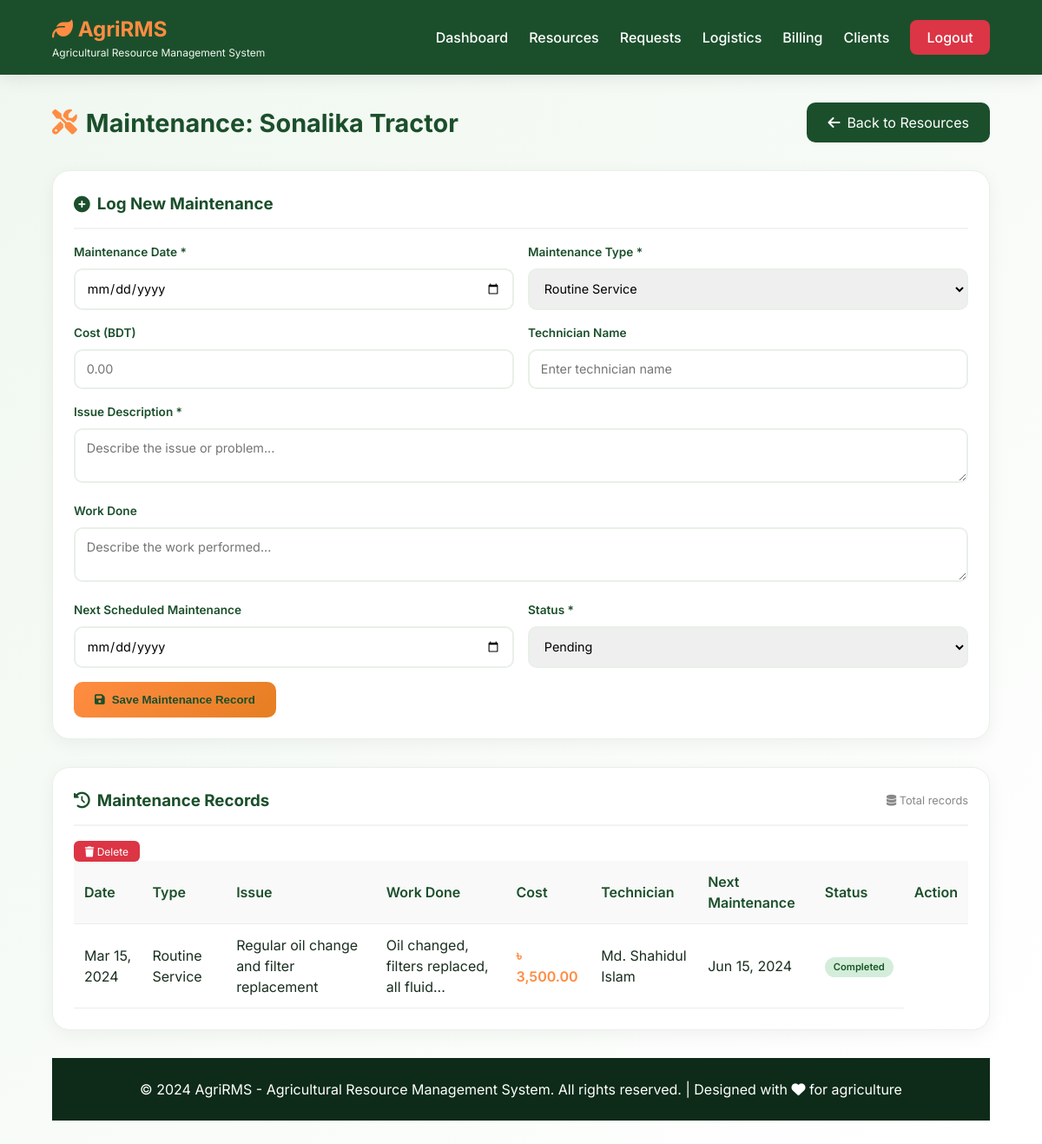
The app's page /admin/maintenance.php?resource_id=1 (signed in) with its own data.
### tables this page shows
CREATE TABLE `resources` (
  `id` int(11) NOT NULL AUTO_INCREMENT,
  `name` varchar(100) NOT NULL,
  `model` varchar(100) NOT NULL,
  `type` enum('Tractor','Soil Cultivation','Planting','Irrigation','Harvesting','Hay Making','Loading','Fertilizer Dispenser','Produce Sorter','Post Harvest') NOT NULL,
  `category` varchar(50) NOT NULL,
  `description` text DEFAULT NULL,
  `manufacturer` varchar(100) DEFAULT NULL,
  `manufacturing_year` year DEFAULT NULL,
  `horsepower` int(11) DEFAULT NULL,
  `fuel_type` enum('Diesel','Petrol','Electric','Solar','Manual') DEFAULT 'Diesel',
  `daily_rate` decimal(10,2) NOT NULL,
  `weekly_rate` decimal(10,2) DEFAULT NULL,
  `monthly_rate` decimal(10,2) DEFAULT NULL,
  `security_deposit` decimal(10,2) NOT NULL DEFAULT 5000.00,
  `status` enum('Available','Rented','Under Maintenance','Out of Service') DEFAULT 'Available',
  `quantity` int(11) NOT NULL DEFAULT 1,
  `image_url` varchar(255) DEFAULT NULL,
  `created_at` timestamp NOT NULL DEFAULT current_timestamp(),
  `updated_at` timestamp NOT NULL DEFAULT current_timestamp() ON UPDATE current_timestamp(),
  PRIMARY KEY (`id`)
);

CREATE TABLE `maintenance` (
  `id` int(11) NOT NULL AUTO_INCREMENT,
  `resource_id` int(11) NOT NULL,
  `maintenance_type` enum('Routine Service','Repair','Overhaul','Inspection','Part Replacement') NOT NULL,
  `maintenance_date` date NOT NULL,
  `next_maintenance_date` date DEFAULT NULL,
  `issue_description` text NOT NULL,
  `work_done` text DEFAULT NULL,
  `cost` decimal(10,2) NOT NULL,
  `technician` varchar(100) DEFAULT NULL,
  `status` enum('Pending','In Progress','Completed','Cancelled') DEFAULT 'Pending',
  `created_at` timestamp NOT NULL DEFAULT current_timestamp(),
  `updated_at` timestamp NOT NULL DEFAULT current_timestamp() ON UPDATE current_timestamp(),
  PRIMARY KEY (`id`),
  KEY `resource_id` (`resource_id`),
  FOREIGN KEY (`resource_id`) REFERENCES `resources` (`id`) ON DELETE CASCADE
);

### admin/maintenance.php (the view, shortened to what this page needs)
<?php
include '../database.php';
$resource_id = isset($_GET['resource_id']) ? (int)$_GET['resource_id'] : 0;
$resource_query = mysqli_query($conn, "SELECT * FROM resources WHERE id = $resource_id");
$resource = mysqli_fetch_assoc($resource_query);
$maintenance_query = mysqli_query($conn, "SELECT * FROM maintenance WHERE resource_id = $resource_id ORDER BY maintenance_date DESC");
?>
<!DOCTYPE html>
<html lang="en">
<head>
    <link rel="stylesheet" href="https://cdnjs.cloudflare.com/ajax/libs/font-awesome/6.4.0/css/all.min.css">
</head>
<body>
    <header class="header">
        <div class="logo">
            <h2><i class="fas fa-leaf"></i> AgriRMS</h2>
            <p>Agricultural Resource Management System</p>
        </div>
        <nav class="nav-links">
            <a href="dashboard.php">Dashboard</a>
            <a href="resources.php">Resources</a>
            <a href="service_requests.php">Requests</a>
            <a href="logistics.php">Logistics</a>
            <a href="billing.php">Billing</a>
            <a href="clients.php">Clients</a>
            <a href="../logout.php" class="btn-logout">Logout</a>
        </nav>
    </header>
    <div class="main-content">
        <div class="container">
            <div class="page-header">
                <h1>
                    <i class="fas fa-tools"></i>
                    Maintenance: <?php echo htmlspecialchars($resource['name']); ?>
                </h1>
                <a href="resources.php" class="btn-back">
                    <i class="fas fa-arrow-left"></i> Back to Resources
                </a>
            </div>
            <div class="card">
                <div class="card-header">
                    <h3><i class="fas fa-plus-circle"></i> Log New Maintenance</h3>
                </div>
                <form method="POST">
                    <div class="form-row">
                        <div class="form-group">
                            <label>Maintenance Date *</label>
                            <input type="date" name="maintenance_date" required>
                        </div>
                        <div class="form-group">
                            <label>Maintenance Type *</label>
                            <select name="maintenance_type" required>
                                <option value="Routine Service">Routine Service</option>
                            </select>
                        </div>
                    </div>
                    <div class="form-row">
                        <div class="form-group">
                            <label>Cost (BDT)</label>
                            <input type="number" step="0.01" name="cost" placeholder="0.00">
                        </div>
                        <div class="form-group">
                            <label>Technician Name</label>
                            <input type="text" name="technician" placeholder="Enter technician name">
                        </div>
                    </div>
                    <div class="form-group">
                        <label>Issue Description *</label>
                        <textarea name="issue_description" rows="2" required placeholder="Describe the issue or problem..."></textarea>
                    </div>
                    <div class="form-group">
                        <label>Work Done</label>
                        <textarea name="work_done" rows="2" placeholder="Describe the work performed..."></textarea>
                    </div>
                    <div class="form-row">
                        <div class="form-group">
                            <label>Next Scheduled Maintenance</label>
                            <input type="date" name="next_maintenance_date">
                        </div>
                        <div class="form-group">
                            <label>Status *</label>
                            <select name="status" required>
                                <option value="Pending">Pending</option>
                            </select>
                        </div>
                    </div>
                    <button type="submit" name="add_maintenance" class="btn-submit">
                        <i class="fas fa-save"></i> Save Maintenance Record
                    </button>
                </form>
            </div>
            <div class="card">
                <div class="card-header">
                    <h3><i class="fas fa-history"></i> Maintenance Records</h3>
                    <span style="font-size: 0.8rem; color: #888;">
                        <i class="fas fa-database"></i> Total records
                    </span>
                </div>
                <div style="overflow-x: auto;">
                    <?php if($maintenance_query && mysqli_num_rows($maintenance_query) > 0): ?>
                    <table>
                        <thead>
                            <tr>
                                <th>Date</th>
                                <th>Type</th>
                                <th>Issue</th>
                                <th>Work Done</th>
                                <th>Cost</th>
                                <th>Technician</th>
                                <th>Next Maintenance</th>
                                <th>Status</th>
                                <th>Action</th>
                            </tr>
                        </thead>
                        <tbody>
                            <?php while($row = mysqli_fetch_assoc($maintenance_query)): ?>
                            <tr>
                                <td><?php echo date('M d, Y', strtotime($row['maintenance_date'])); ?></td>
                                <td><?php echo htmlspecialchars($row['maintenance_type']); ?></td>
                                <td><?php echo htmlspecialchars(substr($row['issue_description'], 0, 50)) . (strlen($row['issue_description']) > 50 ? '...' : ''); ?></td>
                                <td><?php echo $row['work_done'] ? htmlspecialchars(substr($row['work_done'], 0, 40)) . (strlen($row['work_done']) > 40 ? '...' : '') : '—'; ?></td>
                                <td class="cost"><?php echo $row['cost'] ? '৳ ' . number_format($row['cost'], 2) : '—'; ?></td>
                                <td><?php echo htmlspecialchars($row['technician'] ?? '—'); ?></td>
                                <td><?php echo $row['next_maintenance_date'] ? date('M d, Y', strtotime($row['next_maintenance_date'])) : '—'; ?></td>
                                <td>
                                    <?php
                                    $status_class = 'status-pending';
                                    if($row['status'] == 'Pending') $status_class = 'status-pending';
                                    elseif($row['status'] == 'In Progress') $status_class = 'status-in_progress';
                                    elseif($row['status'] == 'Completed') $status_class = 'status-completed';
                                    elseif($row['status'] == 'Cancelled') $status_class = 'status-pending';
                                    ?>
                                    <span class="status-badge <?php echo $status_class; ?>"><?php echo $row['status']; ?></span>
                                 </td
                                <td>
                                    <a href="?resource_id=<?php echo $resource_id; ?>&delete=<?php echo $row['id']; ?>"
                                       onclick="return confirm('Delete this maintenance record?')"
                                       class="btn-delete">
                                        <i class="fas fa-trash"></i> Delete
                                    </a>
                            <?php endwhile; ?>
                     </table
                    <?php else: ?>
                        <div style="text-align: center; padding: 2rem; color: #888;">
                            <i class="fas fa-info-circle"></i> No maintenance records found.
                        </div>
                    <?php endif; ?>
                </div>
            </div>
        </div>
    </div>
    <footer class="footer">
        <p>&copy; 2024 AgriRMS - Agricultural Resource Management System. All rights reserved. | Designed with <i class="fas fa-heart"></i> for agriculture</p>
    </footer>
</body>
</html>

### admin/maintenance.php (style rules this page uses)
* { margin: 0; padding: 0; box-sizing: border-box; }
body { font-family: 'Inter', sans-serif; background: #f5f7f5; color: #1a2e1f; line-height: 1.5; min-height: 100vh; display: flex; flex-direction: column; }
.header { background: #1B4F2B; padding: 1rem 5%; display: flex; justify-content: space-between; align-items: center; position: sticky; top: 0; z-index: 1000; box-shadow: 0 2px 20px rgba(0,0,0,0.1); }
.logo h2 { color: #FF8C42; font-size: 1.5rem; }
.logo p { color: #f0f7f0; font-size: 0.75rem; }
.nav-links { display: flex; gap: 1.5rem; align-items: center; flex-wrap: wrap; }
.nav-links a { color: white; text-decoration: none; font-weight: 500; transition: 0.3s; }
.btn-logout { background: #dc3545; padding: 0.5rem 1.2rem; border-radius: 8px; color: white !important; }
.main-content { flex: 1; padding: 2rem 5%; background: linear-gradient(135deg, #f0f7f0 0%, #ffffff 100%); }
.container { max-width: 1200px; margin: 0 auto; }
.page-header { display: flex; justify-content: space-between; align-items: center; margin-bottom: 2rem; flex-wrap: wrap; gap: 1rem; }
.page-header h1 { font-size: 1.8rem; color: #1B4F2B; display: flex; align-items: center; gap: 10px; }
.page-header h1 i { color: #FF8C42; }
.btn-back { background: #1B4F2B; color: white; padding: 0.7rem 1.5rem; border-radius: 10px; text-decoration: none; display: inline-flex; align-items: center; gap: 8px; transition: 0.3s; }
.card { background: white; border-radius: 20px; padding: 1.5rem; margin-bottom: 2rem; box-shadow: 0 5px 20px rgba(0,0,0,0.05); border: 1px solid #e8f0e8; }
.card-header { display: flex; justify-content: space-between; align-items: center; margin-bottom: 1rem; padding-bottom: 0.8rem; border-bottom: 2px solid #f0f4f0; }
.card-header h3 { color: #1B4F2B; display: flex; align-items: center; gap: 8px; }
.form-group { margin-bottom: 1rem; }
.form-group label { display: block; margin-bottom: 0.5rem; font-weight: 600; color: #1B4F2B; font-size: 0.85rem; }
.form-group input, .form-group select, .form-group textarea { width: 100%; padding: 0.8rem; border: 2px solid #e8f0e8; border-radius: 10px; font-size: 0.9rem; font-family: 'Inter', sans-serif; }
.form-row { display: grid; grid-template-columns: 1fr 1fr; gap: 1rem; }
.btn-submit { background: linear-gradient(135deg, #FF8C42, #e67e22); color: #1B4F2B; padding: 0.8rem 1.5rem; border: none; border-radius: 10px; font-weight: 600; cursor: pointer; display: inline-flex; align-items: center; gap: 8px; justify-content: center; }
.btn-delete { background: #dc3545; color: white; padding: 0.3rem 0.8rem; border-radius: 6px; text-decoration: none; font-size: 0.75rem; transition: 0.2s; }
table { width: 100%; border-collapse: collapse; }
th, td { padding: 12px; text-align: left; border-bottom: 1px solid #e8f0e8; }
th { background: #f8f9f8; color: #1B4F2B; font-weight: 600; }
.cost { color: #FF8C42; font-weight: 600; }
.status-badge { padding: 3px 10px; border-radius: 20px; font-size: 0.7rem; font-weight: 600; display: inline-block; }
.status-completed { background: #d4edda; color: #155724; }
.footer { background: #0d2b18; color: white; padding: 1.5rem; text-align: center; margin-top: auto; }

### records on screen
resources: name "Sonalika Tractor"
maintenance: maintenance_date "Mar 15, 2024", maintenance_type "Routine Service", issue_description "Regular oil change and filter replacement", work_done "Oil changed, filters replaced, all fluid", cost "3,500.00", technician "Md. Shahidul Islam", next_maintenance_date "Jun 15, 2024", status "Completed"
